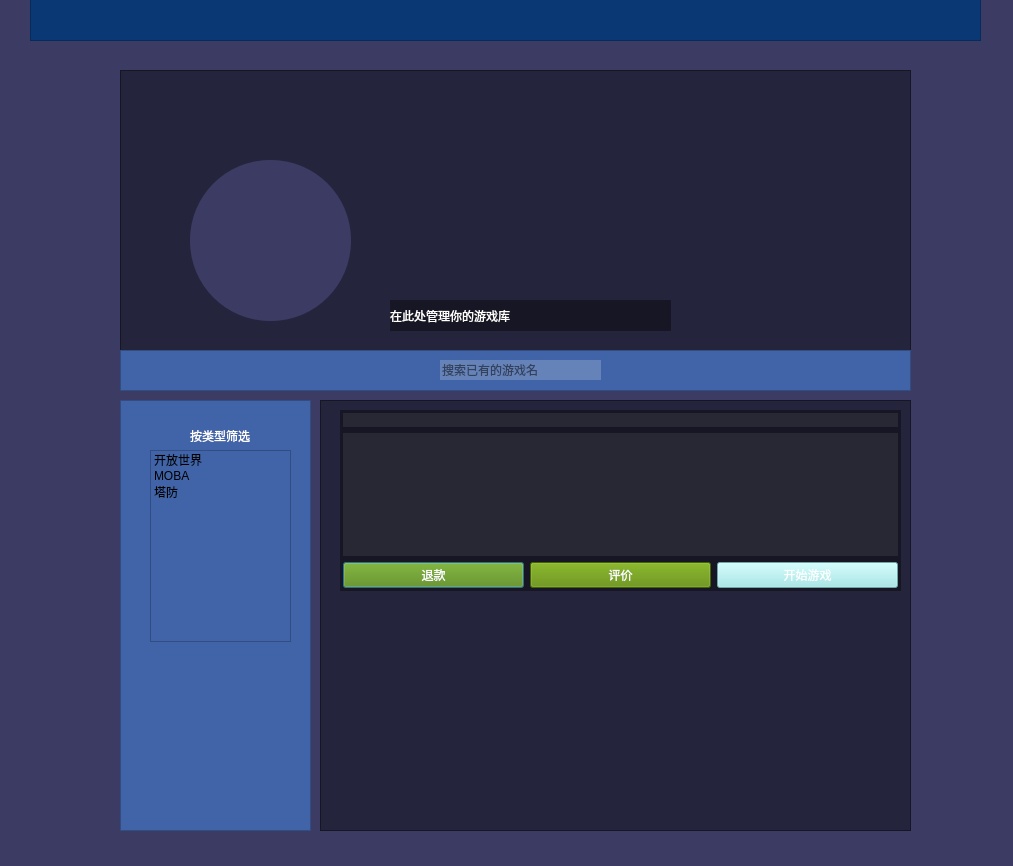
<?xml version="1.0" encoding="UTF-8"?>
<ui version="4.0">
 <class>Dialog</class>
 <widget class="QDialog" name="Dialog">
  <property name="geometry">
   <rect>
    <x>0</x>
    <y>0</y>
    <width>1013</width>
    <height>866</height>
   </rect>
  </property>
  <property name="windowTitle">
   <string>Dialog</string>
  </property>
  <property name="styleSheet">
   <string notr="true">background-color: rgb(59, 59, 99);</string>
  </property>
  <widget class="QFrame" name="Home_Menu">
   <property name="geometry">
    <rect>
     <x>30</x>
     <y>-30</y>
     <width>951</width>
     <height>71</height>
    </rect>
   </property>
   <property name="sizePolicy">
    <sizepolicy hsizetype="Preferred" vsizetype="Preferred">
     <horstretch>0</horstretch>
     <verstretch>1</verstretch>
    </sizepolicy>
   </property>
   <property name="styleSheet">
    <string notr="true">background-color: rgb(9, 56, 117);</string>
   </property>
   <property name="frameShape">
    <enum>QFrame::StyledPanel</enum>
   </property>
   <property name="frameShadow">
    <enum>QFrame::Raised</enum>
   </property>
  </widget>
  <widget class="QFrame" name="frame">
   <property name="geometry">
    <rect>
     <x>320</x>
     <y>400</y>
     <width>591</width>
     <height>431</height>
    </rect>
   </property>
   <property name="styleSheet">
    <string notr="true">QWidget {
         background-color: rgba(0, 0, 0, 100);  
     }</string>
   </property>
   <property name="frameShape">
    <enum>QFrame::StyledPanel</enum>
   </property>
   <property name="frameShadow">
    <enum>QFrame::Raised</enum>
   </property>
   <widget class="QWidget" name="layoutWidget">
    <property name="geometry">
     <rect>
      <x>20</x>
      <y>10</y>
      <width>561</width>
      <height>181</height>
     </rect>
    </property>
    <layout class="QVBoxLayout" name="verticalLayout_2" stretch="0,0,0">
     <property name="leftMargin">
      <number>3</number>
     </property>
     <property name="topMargin">
      <number>3</number>
     </property>
     <property name="rightMargin">
      <number>3</number>
     </property>
     <property name="bottomMargin">
      <number>3</number>
     </property>
     <item>
      <widget class="QLabel" name="Game_Name">
       <property name="mouseTracking">
        <bool>true</bool>
       </property>
       <property name="styleSheet">
        <string notr="true">QWidget {
	background-color: rgb(255, 255, 255,20);
	font: 15pt &quot;微软雅黑&quot;;
	color: rgb(255, 255, 255);
     }
</string>
       </property>
       <property name="text">
        <string/>
       </property>
      </widget>
     </item>
     <item>
      <widget class="QPlainTextEdit" name="Game_">
       <property name="styleSheet">
        <string notr="true">background-color: rgb(255, 255, 255,20);
font: 10pt &quot;微软雅黑&quot;;
color: rgb(255, 255, 255);
border:none;</string>
       </property>
       <property name="lineWidth">
        <number>-1</number>
       </property>
       <property name="plainText">
        <string/>
       </property>
      </widget>
     </item>
     <item>
      <layout class="QHBoxLayout" name="horizontalLayout_2" stretch="0,0,0">
       <item>
        <widget class="QPushButton" name="pushButton_2">
         <property name="styleSheet">
          <string notr="true">QPushButton {
         background-color: rgb(92, 138, 0);
	color: rgb(255, 255, 255);
     }</string>
         </property>
         <property name="text">
          <string>退款</string>
         </property>
        </widget>
       </item>
       <item>
        <widget class="QPushButton" name="pushButton_3">
         <property name="styleSheet">
          <string notr="true">QPushButton {
         background-color: rgb(92, 138, 0);
	color: rgb(255, 255, 255);
     }</string>
         </property>
         <property name="text">
          <string>评价</string>
         </property>
        </widget>
       </item>
       <item>
        <widget class="QPushButton" name="pushButton">
         <property name="styleSheet">
          <string notr="true">QPushButton {
         background-color: rgb(154, 231, 231);
	color: rgb(255, 255, 255);
     }</string>
         </property>
         <property name="text">
          <string>开始游戏</string>
         </property>
        </widget>
       </item>
      </layout>
     </item>
    </layout>
   </widget>
  </widget>
  <widget class="QFrame" name="frame_2">
   <property name="geometry">
    <rect>
     <x>120</x>
     <y>70</y>
     <width>791</width>
     <height>321</height>
    </rect>
   </property>
   <property name="styleSheet">
    <string notr="true">QWidget {
         background-color: rgba(0, 0, 0, 100);  
     }</string>
   </property>
   <property name="frameShape">
    <enum>QFrame::StyledPanel</enum>
   </property>
   <property name="frameShadow">
    <enum>QFrame::Raised</enum>
   </property>
   <widget class="QLabel" name="label">
    <property name="geometry">
     <rect>
      <x>270</x>
      <y>230</y>
      <width>281</width>
      <height>31</height>
     </rect>
    </property>
    <property name="styleSheet">
     <string notr="true">font: 20pt &quot;华文琥珀&quot;;
background-color: rgb(255, 255, 255，100);
color: rgb(255, 255, 255);</string>
    </property>
    <property name="text">
     <string>在此处管理你的游戏库</string>
    </property>
   </widget>
   <widget class="QFrame" name="Classify_Frame">
    <property name="geometry">
     <rect>
      <x>0</x>
      <y>280</y>
      <width>791</width>
      <height>41</height>
     </rect>
    </property>
    <property name="styleSheet">
     <string notr="true">QWidget {
         background-color:rgb(64, 100, 167);  
     }</string>
    </property>
    <property name="frameShape">
     <enum>QFrame::StyledPanel</enum>
    </property>
    <property name="frameShadow">
     <enum>QFrame::Raised</enum>
    </property>
    <widget class="QLineEdit" name="Search_Bar">
     <property name="geometry">
      <rect>
       <x>320</x>
       <y>10</y>
       <width>161</width>
       <height>20</height>
      </rect>
     </property>
     <property name="styleSheet">
      <string notr="true">background-color: rgba(255, 255, 255, 0.2);
	border: none;</string>
     </property>
     <property name="placeholderText">
      <string>搜索已有的游戏名</string>
     </property>
    </widget>
   </widget>
   <widget class="QUndoView" name="undoView">
    <property name="geometry">
     <rect>
      <x>70</x>
      <y>90</y>
      <width>161</width>
      <height>161</height>
     </rect>
    </property>
    <property name="styleSheet">
     <string notr="true">background-color: rgb(59, 59, 99);
border-radius: 80px;</string>
    </property>
   </widget>
   <zorder>undoView</zorder>
   <zorder>label</zorder>
   <zorder>Classify_Frame</zorder>
  </widget>
  <widget class="QFrame" name="frame_3">
   <property name="geometry">
    <rect>
     <x>120</x>
     <y>400</y>
     <width>191</width>
     <height>431</height>
    </rect>
   </property>
   <property name="styleSheet">
    <string notr="true">QWidget {
         background-color:rgb(64, 100, 167);  
     }</string>
   </property>
   <property name="frameShape">
    <enum>QFrame::StyledPanel</enum>
   </property>
   <property name="frameShadow">
    <enum>QFrame::Raised</enum>
   </property>
   <widget class="QLabel" name="label_2">
    <property name="geometry">
     <rect>
      <x>70</x>
      <y>20</y>
      <width>61</width>
      <height>31</height>
     </rect>
    </property>
    <property name="styleSheet">
     <string notr="true">font: 9pt &quot;华文琥珀&quot;;
background-color: rgb(255, 255, 255，100);
color: rgb(255, 255, 255);</string>
    </property>
    <property name="text">
     <string>按类型筛选</string>
    </property>
   </widget>
   <widget class="QListWidget" name="listWidget">
    <property name="geometry">
     <rect>
      <x>30</x>
      <y>50</y>
      <width>141</width>
      <height>192</height>
     </rect>
    </property>
    <item>
     <property name="text">
      <string>开放世界</string>
     </property>
    </item>
    <item>
     <property name="text">
      <string>MOBA</string>
     </property>
    </item>
    <item>
     <property name="text">
      <string>塔防</string>
     </property>
    </item>
   </widget>
  </widget>
  <zorder>frame_2</zorder>
  <zorder>Home_Menu</zorder>
  <zorder>frame</zorder>
  <zorder>frame_3</zorder>
 </widget>
 <resources/>
 <connections/>
</ui>
